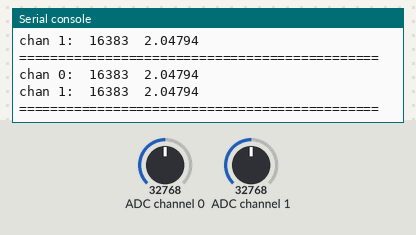
This program was run on a simulated CircuitPython board. On the bench: the last lines printed to the serial console. The inputs (shaded band) are chosen by the test bench; at power-on: ADC channel 0 = 32768, ADC channel 1 = 32768 (analog values on the 0–65535 scale).

Above: at 1.2 s.
1.3 s: ADC channel 0 set to 19660
At 2.9 s:
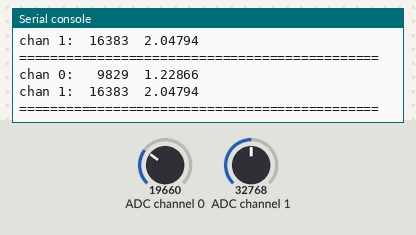
4.3 s: ADC channel 1 set to 0
At 5.9 s:
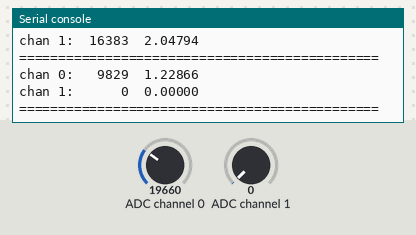
7.3 s: ADC channel 1 set to 7864
At 8.7 s:
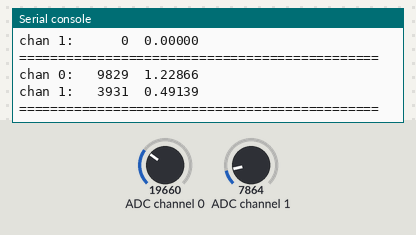
8.8 s: ADC channel 0 set to 7864
At 10.2 s:
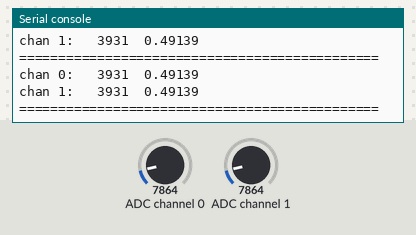

Measured:
- after the input at 1.3 s, the serial console: prints a new line after 0.78 s (image 1)
- after the input at 4.3 s, the serial console: prints a new line after 0.90 s (image 2)
- after the input at 7.3 s, the serial console: prints a new line after 1.0 s (image 3)
- after the input at 8.8 s, the serial console: prints a new line after 0.51 s (image 4)

The program:

mq4.py
```python
import time
import board
import busio
import adafruit_ads1x15.ads1115 as ADS
from adafruit_ads1x15.analog_in import AnalogIn

# Create the I2C bus
i2c = busio.I2C(board.SCL, board.SDA)

# Create the ADC object using the I2C bus
ads = ADS.ADS1115(i2c)
ads.gain = 1

# Create single-ended input on channel 0 (and 1)
chan0 = AnalogIn(ads, ADS.P0)
chan1 = AnalogIn(ads, ADS.P1)

# Create differential input between channel 0 and 1
#chan = AnalogIn(ads, ADS.P0, ADS.P1)

print("{:>5}\t{:>5}".format('raw', 'v'))

while True:
    print("chan 0: ", "{:>5}\t{:>5.5f}".format(chan0.value, chan0.voltage))
    print("chan 1: ", "{:>5}\t{:>5.5f}".format(chan1.value, chan1.voltage))
    print("==============================================")
    time.sleep(1)
```
